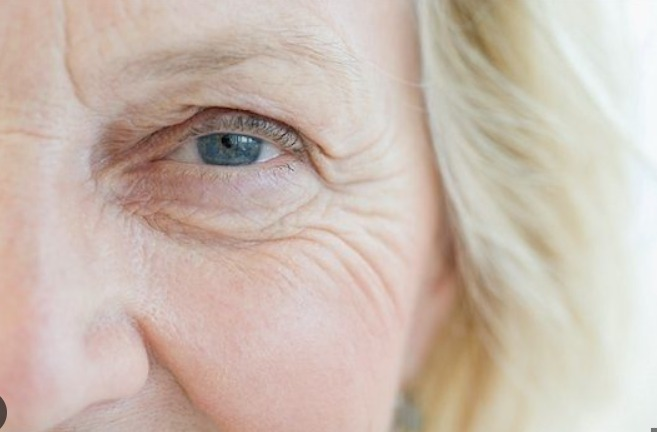
#> input picture backend/images/WhatsApp Image 2023-11-04 at 16.26.07.jpeg, 657 x 432 px
$ jupyter execute --allow-errors lines.ipynb
#> lines starting #> are read from the running program, lines starting #| are printed output that depends on the picture
[cell 1]
from ultralytics import YOLO
import cv2
import json
import numpy as np
import pandas as pd
import random


# [14 lines left out: function camera_snap, not called in this run]

def load_image():
    image = input('please enter image path: ')
#> the answer given: images/WhatsApp Image 2023-11-04 at 16.26.07.jpeg
    return cv2.imread(image),image


def load_YOLO_model(weights_file):
    # Load the YOLO model
    model = YOLO(weights_file)
    return model


# [4 lines left out: function detect_objects, not called in this run]


def convert_results_to_json(results):
    results = results[0].tojson()
    return json.loads(results)


def detect_and_crop_face(img):
    # Read the input image
    original_image = img

    # Convert the image to grayscale for face detection
    gray_image = cv2.cvtColor(original_image, cv2.COLOR_BGR2GRAY)

    # Initialize a face classifier using the Haar cascade classifier
    face_classifier = cv2.CascadeClassifier(cv2.data.haarcascades + "haarcascade_frontalface_default.xml")

    # Detect faces in the image
    faces = face_classifier.detectMultiScale(gray_image, scaleFactor=1.1, minNeighbors=5, minSize=(40, 40))

    # Initialize variables for face area and cropped face
    face_area = 0
    cropped_face = None

    # If faces are detected
    if len(faces) > 0:
        # Assuming the first detected face is the main one
        x, y, w, h = faces[0]

        face_area = w * h

        # Crop the image to include only the detected face
        cropped_face = original_image[y:y + h, x:x + w]

    return face_area, cropped_face


# [39 lines left out: function process_results, not called in this run]

[cell 2]
MODEL_NAMES = ['acne', 'darkcircles','darkspots', 'oily','redness', 'texture', 'wrinkles']
weights = ['acne detection.pt', 'dark cirle final.pt', 'dark spots final.pt', 'oily.pt','redness 2.pt', 'texture.pt', 'wrinkle 3.pt']
img,img_pth = load_image()
#> img is the input picture: shape (432, 657, 3); mean B, G, R 175.7, 187, 203
#img = camera_snap()
face_area,c_image = detect_and_crop_face(img)
#> in detect_and_crop_face, `gray_image = cv2.cvtColor(original_image, cv2.COLOR_BGR2GRAY)`:
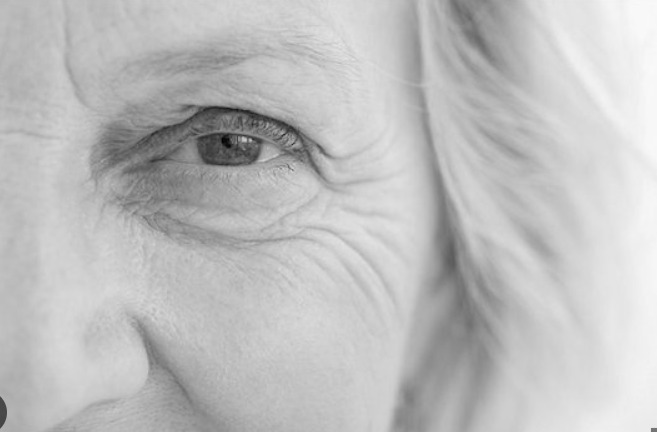
#> gray_image: shape (432, 657); min 0, max 250, mean 190.5
#> in detect_and_crop_face, `faces = face_classifier.detectMultiScale(gray_image, scaleFactor=1.1, ..`: faces = ()
#> face_area = 0
#> (the rest of this cell did not finish here and is left out)

[cell 3]
MODEL_NAMES = ['darkspots', 'oily', 'redness', 'texture', 'wrinkles']
weights = ['dark spots final.pt', 'oily.pt', 'redness 2.pt', 'texture.pt', 'wrinkle 3.pt']
m1 = ['acne', 'darkcircles']
w1 = ['acne detection.pt', 'dark cirle final.pt']
img, img_pth = load_image()
#> the answer given: images/final_output_imageeee.png
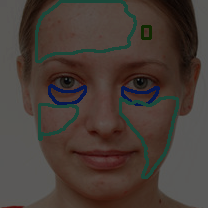
#> input picture backend/images/final_output_imageeee.png, 208 x 208 px
#> img is the input picture: shape (208, 208, 3); mean B, G, R 54.8, 60.6, 70.9
#> img_pth = 'images/final_output_imageeee.png'
# img = camera_snap()
face_area, c_image = detect_and_crop_face(img)
#> in detect_and_crop_face (call 2), `gray_image = cv2.cvtColor(original_image, cv2.COLOR_BGR2GRAY)`:
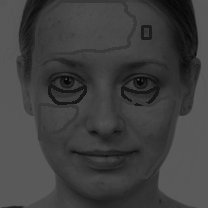
#> gray_image: shape (208, 208); min 1, max 91, mean 63
#> in detect_and_crop_face (call 2), `faces = face_classifier.detectMultiScale(gray_image, scaleFactor=1.1, ..`: faces = [[17, 19, 174, 174]]
#> in detect_and_crop_face (call 2), `x, y, w, h = faces[0]`: x = 17; y = 19; w = 174
#> in detect_and_crop_face (call 2), `face_area = w * h`: face_area = 30276
#> in detect_and_crop_face (call 2), `cropped_face = original_image[y:y + h, x:x + w]`:
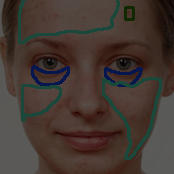
#> cropped_face: shape (174, 174, 3); mean B, G, R 50.4, 56.5, 68.7
#> face_area = 30276
output1 = c_image  # Initialize output1 with the cropped face image

#> (the rest of this cell did not finish here and is left out)

#> (a cell that did not finish here is left out)

[cell 5]
combined_output = c_image.copy()

[cell 6]
from ultralytics import YOLO
import cv2
import numpy as np

model_paths = [
    'dark spots final.pt'
]

image_path = 'WhatsApp Image 2023-11-04 at 16.34.00.jpeg'

img = cv2.imread(image_path)
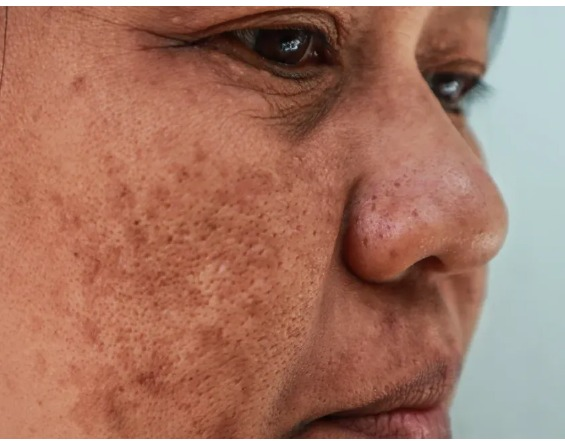
#> input picture backend/images/WhatsApp Image 2023-11-04 at 16.34.00.jpeg, 565 x 441 px, found by its file name
#> img is the input picture: shape (441, 565, 3); mean B, G, R 98.8, 116.8, 164.3
H, W, _ = img.shape
#> H = 441; W = 565

# Create an empty mask to accumulate all segmentations
combined_mask = np.zeros((H, W), dtype=np.uint8)

#> (the rest of this cell did not finish here and is left out)
